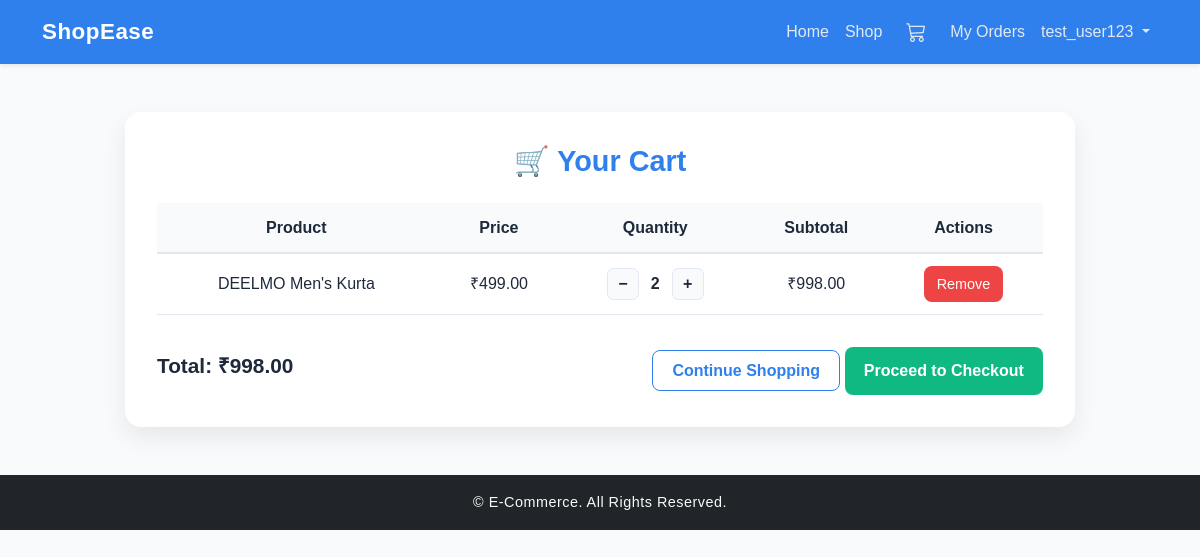
The page /cart/ (signed in) on the database as committed earlier.
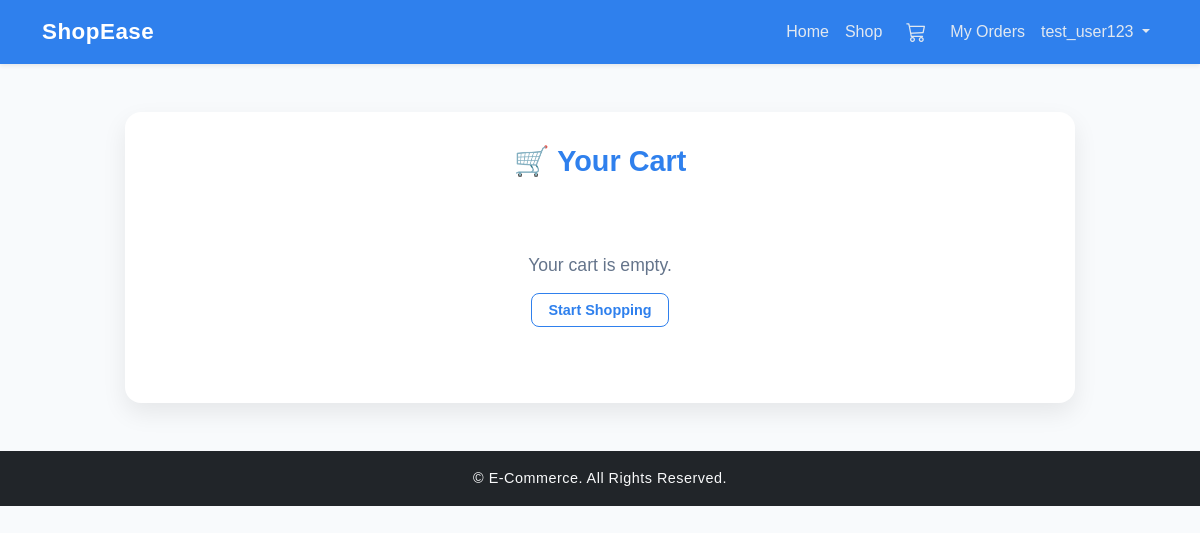
The same page on the database as committed later.
### cart/models.py (models this page shows, shortened)
class CartItem(models.Model):
    user = models.ForeignKey(settings.AUTH_USER_MODEL, on_delete=models.CASCADE, related_name='cart_items')
    product = models.ForeignKey(Product, on_delete=models.CASCADE)
    quantity = models.PositiveIntegerField(default=1)
    def subtotal(self):
        price = self.product.discount_price if self.product.is_on_sale else self.product.price
        return price * self.quantity

### products/models.py (models this page shows, shortened)
class Product(models.Model):
    category = models.ForeignKey(Category, on_delete=models.CASCADE, related_name='products')
    name = models.CharField(max_length=150)
    slug = models.SlugField(max_length=160, unique=True)
    description = models.TextField(blank=True, null=True)
    price = models.DecimalField(max_digits=10, decimal_places=2)
    discount_price = models.DecimalField(max_digits=10, decimal_places=2, blank=True, null=True)
    stock = models.PositiveIntegerField(default=0)
    main_image = models.ImageField(upload_to='products/', blank=True, null=True)
    is_featured = models.BooleanField(default=False)
    created_at = models.DateTimeField(default=timezone.now)
    updated_at = models.DateTimeField(auto_now=True)
    class Meta:
        ordering = ['-created_at']
    @property
    def is_on_sale(self):
        return self.discount_price and self.discount_price < self.price

### cart/views.py (the view)
# urls.py: path('', CartView.as_view(), name='cart_detail'),
@method_decorator(login_required, name='dispatch')
class CartView(TemplateView):
    template_name = 'cart/cart_detail.html'
    def get_context_data(self, **kwargs):
        context = super().get_context_data(**kwargs)
        cart_items = CartItem.objects.filter(user=self.request.user)
        total = sum(item.subtotal() for item in cart_items)
        context.update({
            'cart_items': cart_items,
            'total': total,
        })
        return context

### templates/cart/cart_detail.html (shortened to what this page needs)
{% extends 'base.html' %}
{% load static %}
{% block content %}
<link rel="stylesheet" href="{% static 'cart/cart.css' %}">
<div class="cart-container">
  <h2 class="cart-title">🛒 Your Cart</h2>
  {% if cart_items %}
  <div class="cart-table-wrapper">
    <table class="cart-table">
      <thead>
        <tr>
          <th>Product</th>
          <th>Price</th>
          <th>Quantity</th>
          <th>Subtotal</th>
          <th>Actions</th>
        </tr>
      </thead>
      <tbody>
        {% for item in cart_items %}
        <tr>
          <td>{{ item.product.name }}</td>
          <td>₹{{ item.product.discount_price|default:item.product.price }}</td>
          <td>
            <form method="post" action="{% url 'update_quantity' item.pk %}" class="quantity-form">
              <button name="action" value="decrease" class="btn-qty">−</button>
              <span class="qty-value">{{ item.quantity }}</span>
              <button name="action" value="increase" class="btn-qty">+</button>
            </form>
          </td>
          <td>₹{{ item.subtotal }}</td>
          <td>
            <form method="post" action="{% url 'remove_from_cart' item.pk %}">
              <button type="submit" class="btn-remove">Remove</button>
            </form>
          </td>
        </tr>
        {% endfor %}
      </tbody>
    </table>
  </div>
  <div class="cart-footer">
    <h4 class="cart-total">Total: ₹{{ total }}</h4>
    <div class="cart-actions">
      <a href="{% url 'product_list' %}" class="btn-outline">Continue Shopping</a>
      <form action="{% url 'checkout' %}" method="post" class="d-inline">
        <button type="submit" class="btn-primary">Proceed to Checkout</button>
      </form>
    </div>
  </div>
  {% else %}
  <div class="empty-cart">
    <p>Your cart is empty.</p>
    <a href="{% url 'product_list' %}" class="btn-outline small">Start Shopping</a>
  </div>
  {% endif %}
</div>
{% endblock %}

Rows that differ between the two databases and show on the page:
removed CartItem: product.name "DEELMO Men's Kurta", product.discount_price "499.00", quantity "2", subtotal "998.00"
Other text that changed with them:
{{ total }}: "998.00" → (not shown)
text no longer shown: "Product Price Quantity Subtotal Actions Total: ₹ Continue Shopping Proceed to Checkout"
text now shown: "Your cart is empty. Start Shopping"
